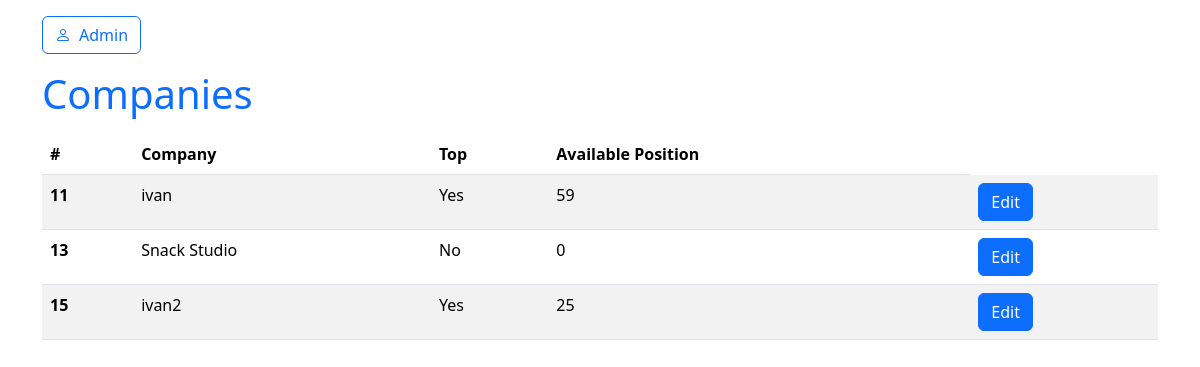
Page /admin/companies/index.php (signed in) on the earlier database version.
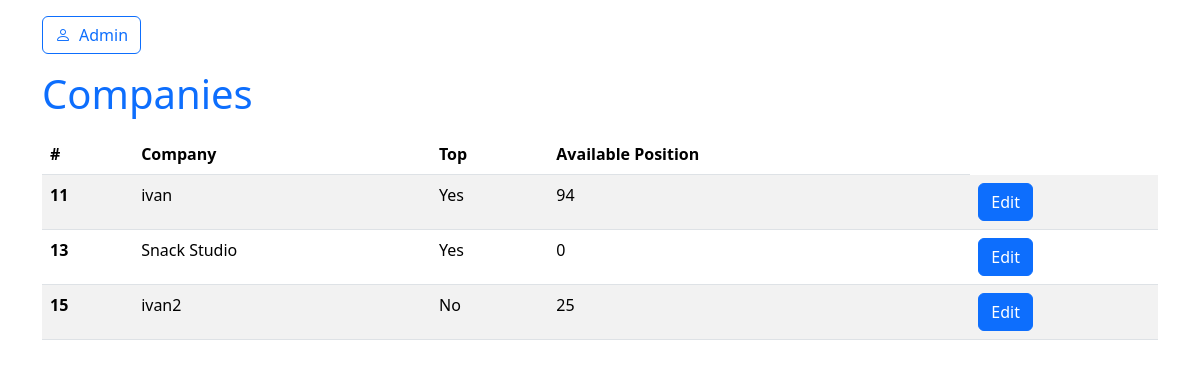
Same page on the later database version.
### tables this page shows
CREATE TABLE `companies` (
  `id` int NOT NULL,
  `company` varchar(255) NOT NULL,
  `email` varchar(255) NOT NULL,
  `password` varchar(255) NOT NULL,
  `available_position` int NOT NULL DEFAULT '0',
  `image` varchar(255) DEFAULT NULL,
  `is_admin` tinyint(1) NOT NULL DEFAULT '0',
  `is_top` tinyint(1) NOT NULL DEFAULT '0'
);

### admin/companies/index.php (the view, shortened to what this page needs)
<?php
require $_SERVER['DOCUMENT_ROOT'] . '/check_admin.php';
$companies = $pdo->query("SELECT
    companies.*,
    SUM(jobs.available_position) AS total_positions
FROM companies
LEFT JOIN jobs ON companies.id = jobs.company_id
GROUP BY companies.id, companies.company")->fetchAll();
include $_SERVER['DOCUMENT_ROOT'] . '/layouts/header_bootstrap.php';
?>
<div class="container mt-3">
    <a href="/admin/" class="btn btn-outline-primary"><i class="bi bi-person me-2"></i>Admin</a>
    <h1 class="text-primary mt-3">Companies</h1>
    <table class="table table-striped mt-3">
        <thead>
        <tr>
            <th scope="col">#</th>
            <th scope="col">Company</th>
            <th scope="col">Top</th>
            <th scope="col">Available Position</th>
        </tr>
        </thead>
        <tbody>
        <?php foreach ($companies as $company): ?>
            <tr>
                <th scope="row"><?= $company['id'] ?></th>
                <td><?= $company['company'] ?></td>
                <td><?= $company['is_top'] ? 'Yes' : 'No' ?></td>
                <td><?= $company['total_positions'] ?? '0' ?></td>
                <td><a href="/admin/companies/edit.php?id=<?= $company['id'] ?>" class="btn btn-primary">Edit</a></td>
            </tr>
        <?php endforeach; ?>
        </tbody>
    </table>
</div>
<?php
include $_SERVER['DOCUMENT_ROOT'] . '/layouts/footer_bootstrap.php';
?>

Differences in the rows shown:
computed for companies "ivan": total_positions "59" → "94"
changed companies "Snack Studio": is_top "No" → "Yes"
changed companies "ivan2": is_top "Yes" → "No"
